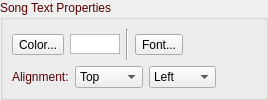
       <widget class="QGroupBox" name="groupBoxTextProperties4">
        <property name="palette">
         <palette>
          <active>
           <colorrole role="WindowText">
            <brush brushstyle="SolidPattern">
             <color alpha="255">
              <red>85</red>
              <green>0</green>
              <blue>0</blue>
             </color>
            </brush>
           </colorrole>
          </active>
          <inactive>
           <colorrole role="WindowText">
            <brush brushstyle="SolidPattern">
             <color alpha="255">
              <red>85</red>
              <green>0</green>
              <blue>0</blue>
             </color>
            </brush>
           </colorrole>
          </inactive>
          <disabled>
           <colorrole role="WindowText">
            <brush brushstyle="SolidPattern">
             <color alpha="255">
              <red>120</red>
              <green>120</green>
              <blue>120</blue>
             </color>
            </brush>
           </colorrole>
          </disabled>
         </palette>
        </property>
        <property name="title">
         <string>Song Text Properties</string>
        </property>
        <layout class="QVBoxLayout" name="verticalLayout_19">
         <property name="leftMargin">
          <number>9</number>
         </property>
         <property name="topMargin">
          <number>9</number>
         </property>
         <property name="rightMargin">
          <number>9</number>
         </property>
         <property name="bottomMargin">
          <number>9</number>
         </property>
         <item>
          <layout class="QHBoxLayout" name="horizontalLayout_44">
           <property name="topMargin">
            <number>0</number>
           </property>
           <property name="bottomMargin">
            <number>0</number>
           </property>
           <item>
            <widget class="QToolButton" name="toolButtonColor4">
             <property name="text">
              <string>Color...</string>
             </property>
            </widget>
           </item>
           <item>
            <widget class="QGraphicsView" name="graphicViewTextColor4">
             <property name="sizePolicy">
              <sizepolicy hsizetype="Minimum" vsizetype="Fixed">
               <horstretch>0</horstretch>
               <verstretch>0</verstretch>
              </sizepolicy>
             </property>
             <property name="minimumSize">
              <size>
               <width>50</width>
               <height>20</height>
              </size>
             </property>
             <property name="maximumSize">
              <size>
               <width>50</width>
               <height>20</height>
              </size>
             </property>
            </widget>
           </item>
           <item>
            <widget class="Line" name="line_11">
             <property name="orientation">
              <enum>Qt::Vertical</enum>
             </property>
            </widget>
           </item>
           <item>
            <widget class="QToolButton" name="toolButtonFont4">
             <property name="text">
              <string>Font...</string>
             </property>
            </widget>
           </item>
           <item>
            <widget class="QLabel" name="labelFont4">
             <property name="text">
              <string/>
             </property>
            </widget>
           </item>
          </layout>
         </item>
         <item>
          <layout class="QHBoxLayout" name="horizontalLayout_45">
           <property name="topMargin">
            <number>0</number>
           </property>
           <property name="bottomMargin">
            <number>0</number>
           </property>
           <item>
            <widget class="QLabel" name="labelVertical4">
             <property name="text">
              <string>Alignment:</string>
             </property>
            </widget>
           </item>
           <item>
            <widget class="QComboBox" name="comboBoxVerticalAling4">
             <property name="minimumSize">
              <size>
               <width>63</width>
               <height>0</height>
              </size>
             </property>
             <item>
              <property name="text">
               <string>Top</string>
              </property>
             </item>
             <item>
              <property name="text">
               <string>Middle</string>
              </property>
             </item>
             <item>
              <property name="text">
               <string>Bottom</string>
              </property>
             </item>
            </widget>
           </item>
           <item>
            <widget class="QComboBox" name="comboBoxHorizontalAling4">
             <property name="minimumSize">
              <size>
               <width>62</width>
               <height>0</height>
              </size>
             </property>
             <item>
              <property name="text">
               <string>Left</string>
              </property>
             </item>
             <item>
              <property name="text">
               <string>Center</string>
              </property>
             </item>
             <item>
              <property name="text">
               <string>Right</string>
              </property>
             </item>
            </widget>
           </item>
           <item>
            <spacer name="horizontalSpacer_25">
             <property name="orientation">
              <enum>Qt::Horizontal</enum>
             </property>
             <property name="sizeHint" stdset="0">
              <size>
               <width>40</width>
               <height>20</height>
              </size>
             </property>
            </spacer>
           </item>
          </layout>
         </item>
        </layout>
       </widget>
